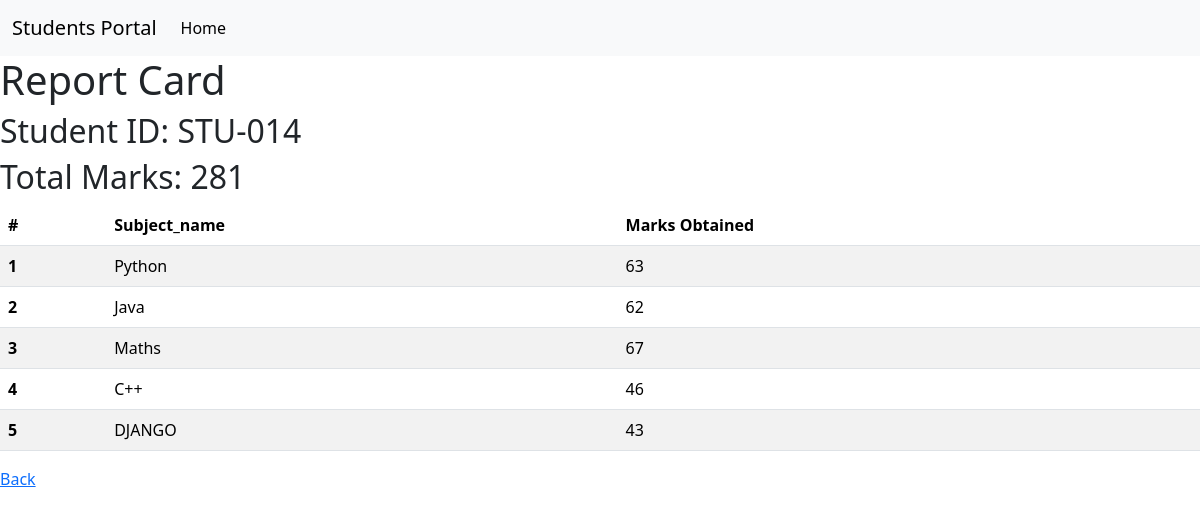
Screenshot of /student-marks/STU-014/ with the database file from the repository.
### students/models.py (models this page shows, shortened)
class StudentID(models.Model):
    student_id = models.CharField(max_length=100)

class SubjectMarks(models.Model):
    student_id = models.ForeignKey(StudentID, related_name='student_marks', on_delete=models.CASCADE)
    subject = models.ForeignKey(Subject, on_delete=models.CASCADE)
    marks = models.IntegerField()
    def __str__(self) -> str:
        return f"{self.student_id.student_id} {self.subject.subject_name} {self.marks}"
    class Meta:
        unique_together = ['student_id', 'subject']

class Subject(models.Model):
    subject_name = models.CharField(max_length=100)
    def __str__(self) -> str:
        return self.subject_name

### students/views.py (the view)
# urls.py: path('student-marks/<student_id>/', students_views.get_marks, name="get_marks"),
def get_marks(request, student_id):
    print("student id is:++++++++++++++++++++ ", student_id)
    queryset = SubjectMarks.objects.filter(student_id__student_id = student_id)
    total = queryset.aggregate(total_marks=models.Sum('marks'))
    print("marks for student---------------", queryset)
    return render(request, 'marks.html', {'marks': queryset, 'id': student_id, 'total_marks': total})

### templates/marks.html (shortened to what this page needs)
{% extends 'base.html' %}
{% block start %}
<div>
    <h1>Report Card</h1>
    <h2>Student ID: {{id}}</h2>
    <h2>Total Marks: {{total_marks.total_marks}}</h2>
    <table class="table table-striped">
        <thead>
          <tr>
            <th scope="col">#</th>
            <th scope="col">Subject_name</th>
            <th scope="col">Marks Obtained</th>
          </tr>
        </thead>
        <tbody>
            {% for mark in marks %}
            <tr>
                <th scope="row">{{forloop.counter}}</th>
                <td>{{mark.subject}}</td>
                <td>{{mark.marks}}</td>
              </tr>
            {% endfor %}
        </tbody>
      </table>
</div>
<div>
    <a href="{% url 'students_home_page' %}">Back</a>
</div>
{% endblock %}

### rows the page displays
StudentID: student "STU-014"
SubjectMarks: subject "Python", marks "63"
SubjectMarks: subject "Java", marks "62"
SubjectMarks: subject "Maths", marks "67"
SubjectMarks: subject "C++", marks "46"
SubjectMarks: subject "DJANGO", marks "43"

### other values shown
{{ total_marks.total_marks }} "281"
